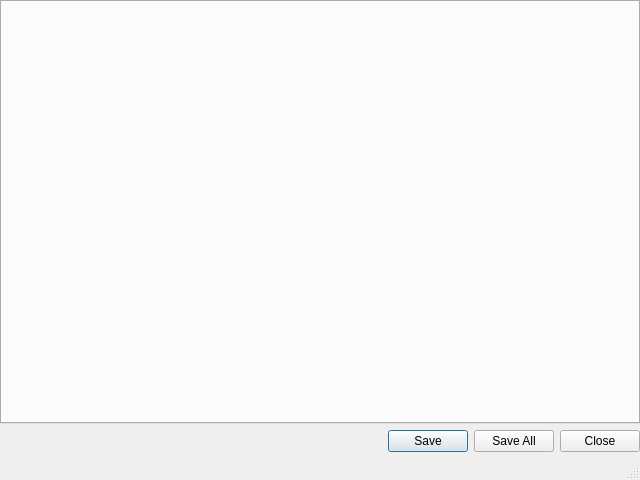
<?xml version="1.0" encoding="UTF-8"?>
<ui version="4.0">
 <class>SurveyDialog</class>
 <widget class="QDialog" name="SurveyDialog">
  <property name="geometry">
   <rect>
    <x>0</x>
    <y>0</y>
    <width>640</width>
    <height>480</height>
   </rect>
  </property>
  <property name="windowTitle">
   <string>SurveyDialog</string>
  </property>
  <layout class="QGridLayout" name="gridLayout">
   <property name="leftMargin">
    <number>0</number>
   </property>
   <property name="topMargin">
    <number>0</number>
   </property>
   <property name="rightMargin">
    <number>0</number>
   </property>
   <property name="bottomMargin">
    <number>0</number>
   </property>
   <item row="0" column="0">
    <widget class="QTabWidget" name="tabWidget"/>
   </item>
   <item row="1" column="0">
    <widget class="QDialogButtonBox" name="buttonBox">
     <property name="orientation">
      <enum>Qt::Horizontal</enum>
     </property>
     <property name="standardButtons">
      <set>QDialogButtonBox::Close|QDialogButtonBox::Save|QDialogButtonBox::SaveAll</set>
     </property>
    </widget>
   </item>
   <item row="2" column="0">
    <widget class="QStatusBar" name="statusbar"/>
   </item>
  </layout>
 </widget>
 <resources/>
 <connections>
  <connection>
   <sender>buttonBox</sender>
   <signal>rejected()</signal>
   <receiver>SurveyDialog</receiver>
   <slot>reject()</slot>
   <hints>
    <hint type="sourcelabel">
     <x>316</x>
     <y>260</y>
    </hint>
    <hint type="destinationlabel">
     <x>286</x>
     <y>274</y>
    </hint>
   </hints>
  </connection>
 </connections>
</ui>
